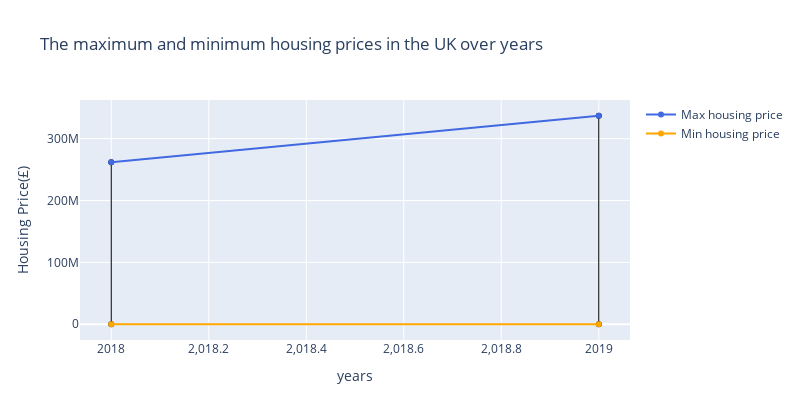

The cell this chart's notebook holds for it:
### Code cell
trace_1 = go.Scatter(x=years, y=max_price, name='Max housing price', line=dict(color = ('royalblue')), mode='lines+markers')

trace_2 = go.Scatter(x=years, y=min_price, name='Min housing price', line=dict(color = ('orange')), mode='lines+markers')

layout_1 = go.Layout(
        height=420,
        width=800,

        title=go.layout.Title(
            text='The maximum and minimum housing prices in the UK over years',
        ),
        xaxis=go.layout.XAxis(
            title='years',
        ),
        yaxis=go.layout.YAxis(
            title='Housing Price(£)',
        )
    )

data = []
trace_3_arr = np.array([])

for i in range(0, len(years)):
  trace_i = go.Scatter(x=[years[i], years[i]], y=[max_price[i], min_price[i]], line=dict(color = ('black'), width=1), showlegend=False)
  trace_3_arr = np.append(trace_3_arr, trace_i)
  data.append(trace_i)


data.append(trace_1)
data.append(trace_2)

fig = go.Figure(data=data, layout=layout_1)
iplot(fig)

### Figure 1 — Plotly figure (JSON) as saved in the notebook; plotly's stock layout.template omitted (floating-point values rounded to 4 significant figures)
{"data": [{"line": {"color": "black", "width": 1}, "showlegend": false, "type": "scatter", "x": [2018, 2018], "y": [261710920, 100]}, {"line": {"color": "black", "width": 1}, "showlegend": false, "type": "scatter", "x": [2019, 2019], "y": [337000000, 1]}, {"line": {"color": "royalblue"}, "mode": "lines+markers", "name": "Max housing price", "type": "scatter", "x": [2018, 2019], "y": [261710920, 337000000]}, {"line": {"color": "orange"}, "mode": "lines+markers", "name": "Min housing price", "type": "scatter", "x": [2018, 2019], "y": [100, 1]}], "layout": {"height": 420, "title": {"text": "The maximum and minimum housing prices in the UK over years"}, "width": 800, "xaxis": {"title": {"text": "years"}}, "yaxis": {"title": {"text": "Housing Price(£)"}}}}
